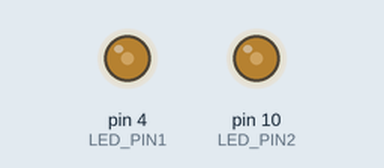
A sketch run on a simulated Arduino Uno, built with avr-gcc and run on an emulated ATmega328P. On the bench: output pins drawn as LEDs (lit = HIGH). What the sketch prints to the serial monitor is not drawn.

Above: at 6.26 s.
At 36.12 s:
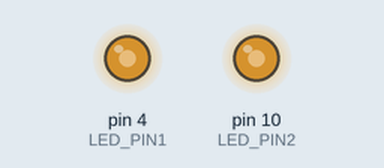
Timing chart, 0 to 40.0 s (numbered marks = the images above):
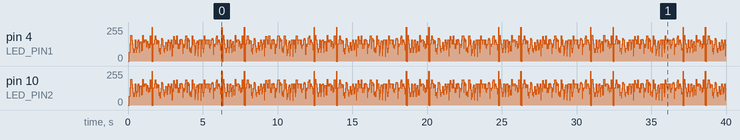

The sketch:

transmit.ino
```cpp
#define LED_PIN1 4
#define LED_PIN2 10
#define BUTTON_PIN A0
#define PERIOD 5
char* string = "I Love Han Jun in Communication Networks\n";
int string_length;
void setup()
{
  pinMode(LED_PIN1, OUTPUT);
  pinMode(LED_PIN2, OUTPUT);
  //pinMode(BUTTON_PIN, INPUT_PULLUP);
  string_length = strlen(string);
  Serial.begin(9600);
}

void loop()
{
  Serial.println("sending messages");
  for(int i = 0; i < string_length; i ++)
  {
    send_byte(string[i]);
  }
  Serial.println("sending completed");
  //delay(1000);
}

void send_byte(char my_byte)
{
  digitalWrite(LED_PIN1, LOW);
  digitalWrite(LED_PIN2, LOW);
  delay(PERIOD);

  //transmission of bits
  for(int i = 0; i < 8; i++)
  {
    digitalWrite(LED_PIN1, (my_byte&(0x01 << i))!=0 );
    digitalWrite(LED_PIN2, (my_byte&(0x01 << i))!=0 );
    delay(PERIOD);
  }

  digitalWrite(LED_PIN1, HIGH);
  digitalWrite(LED_PIN2, HIGH);
  delay(PERIOD);

}
```
